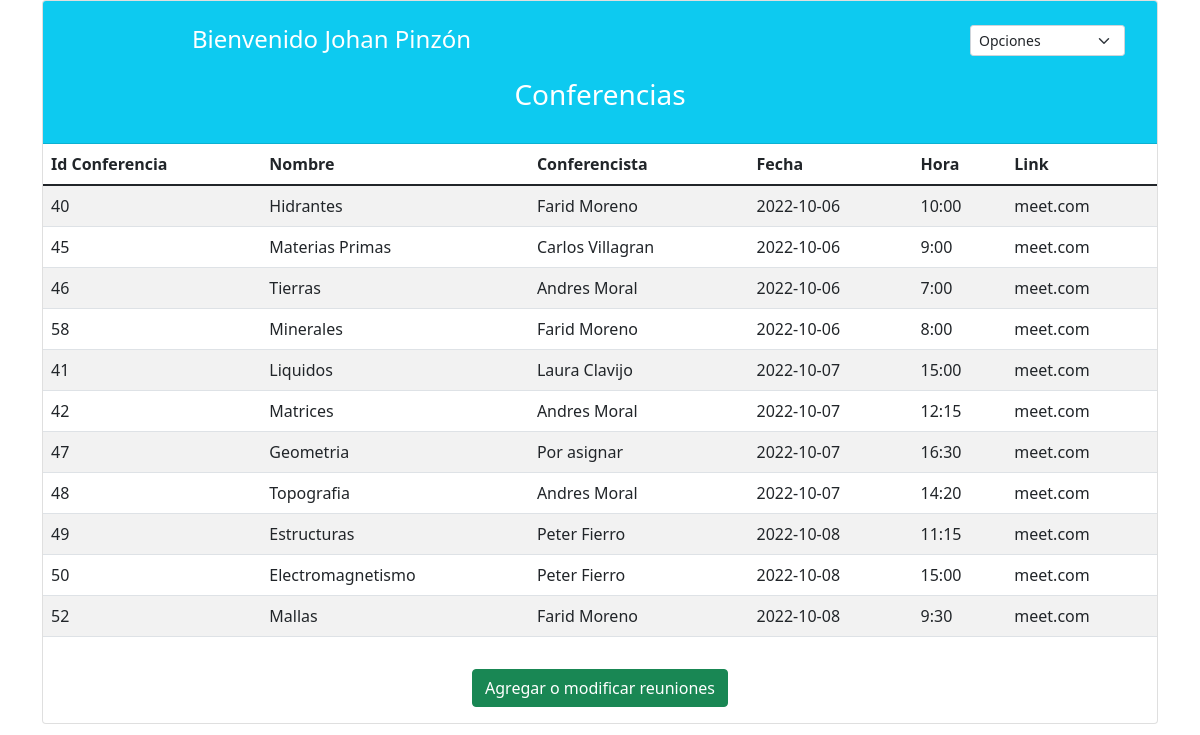
The app's page / (signed in) with its own data.
### tables this page shows
CREATE TABLE `conferencia` (
  `id_confer` int(11) NOT NULL,
  `nomb_c` varchar(45) DEFAULT NULL,
  `fecha_c` date DEFAULT NULL,
  `hora_c` varchar(45) DEFAULT NULL,
  `estado_c` int(1) DEFAULT NULL,
  `link_c` varchar(200) DEFAULT NULL,
  `id_conferencista` int(11) NOT NULL
);

CREATE TABLE `conferencista` (
  `id_conf` int(11) NOT NULL,
  `nomb_conf` varchar(45) DEFAULT NULL,
  `correo_c` varchar(45) DEFAULT NULL,
  `estado_co` int(1) NOT NULL
);

### index.php (the view, shortened to what this page needs)
<?php
include("./class/classc.php");
if ($_SESSION['correo_u']) {
  $correou = $_SESSION['correo_u'];
  $sql="select nomb_u from usuarios where correo_u='$correou'";
  $res=mysqli_query(Conectar::con(),$sql);
  $sql=mysqli_fetch_assoc($res);
  $idu=$sql;
  $var=json_encode($idu);
  $obj2 = json_decode($var);
  $usu=$obj2->{'nomb_u'};
  $sql5="select apel_u from usuarios where correo_u='$correou'";
  $res5=mysqli_query(Conectar::con(),$sql5);
  $sql5=mysqli_fetch_assoc($res5);
  $idu=$sql5;
  $var5=json_encode($idu);
  $obj2 = json_decode($var5);
  $apel=$obj2->{'apel_u'};
?>
  <!doctype html>
  <html lang="es">
  <head>
    <link rel="stylesheet" language="javascript" href="./bootstrap/css/bootstrap.min.css">
    <link rel="stylesheet" href="./sw/dist/sweetalert2.min.css">
  </head>
  <body onload="deshabilitaRetroceso()">
    <div class="container">
      <div class="card">
        <div class="card-header bg-info">
          <div class="card-body">
            <div class="row">
            <div class="col-md-6">
                <center>
                  <h4 class="text-white">Bienvenido <?php echo $usu." ".$apel; ?></h4>
              </div>
              <div class="col-md-4">
              </div>
              <div class="col-md-2 select">
                <select onChange=nav(this.value) name=combo1 class="form-select form-select-sm">
                  <option selected> Opciones </option>
                </select>
              </div>
              <div class="col-md-12">
              </div>
              <div class="col-md-12">
                <center>
                  <h3 class="text-white">Conferencias</h3>
                </center>
              </div>
            </div>
          </div>
        </div>
        <?php
        $conf = new Conferencia;
        $reg = $conf->ver_conf3($_SESSION['correo_u']);
        ?>
        <div>
          <form name="formselec" action="index.php" method="post">
            <table class="table table-striped">
              <thead>
                <tr>
                  <th>Id Conferencia</th>
                  <th>Nombre</th>
                  <th>Conferencista</th>
                  <th>Fecha</th>
                  <th>Hora</th>
                  <th>Link</th>
                </tr>
              </thead>
              <?php
              for ($i = 0; $i < count($reg); $i++) {
                echo "
                <tr>
                    <td>" . $reg[$i]['id_confer'] . "</td>
                    <td>" . $reg[$i]['nomb_c'] . "</td>
                    <td>" . $reg[$i]['nomb_conf'] . "</td>
                    <td>" . $reg[$i]['fecha_c'] . "</td>
                    <td>" . $reg[$i]['hora_c'] . "</td>
                    <td>" . $reg[$i]['link_c'] . "</td>
                ";
              ?>
                </tr>
              <?php
              } ?>
            </table>
            <div class="card-body">
              <div class="row">
                <div class="col-md-12">
                  <center><input type="button" value="Agregar o modificar reuniones" class="btn btn-success" title="Agregar" onclick="window.location='agregar_copy.php'"></center>
                </div>
              </div>
            </div>
          </form>
        </div>
      </div>
    </div>
  </body>
  </html>
<?php
}
?>

### class/classc.php (shortened to what this page needs)
<!doctype html>
<html lang="es">
<head>
  <link rel="stylesheet" language="javascript" href="./bootstrap/css/bootstrap.min.css">
  <link rel="stylesheet" href="./sw/dist/sweetalert2.min.css">
</head>
<body>
  <?php
  class Conectar
  {
    public static function con()
    {
      $link = mysqli_connect('localhost', 'root', '') or die("Error al conectar la BD" . mysqli_error($link));
      mysqli_select_db($link, 'congreso_');
      mysqli_query($link, "SET NAMES 'utf8'") or die("Error al seleccionar la BD" . mysqli_error($link));
      return $link;
    }
  }
  class Conferencia
  {
    private $conf;
    public function __construct()
    {
      $this->conf = array();
    }
    public function ver_conf3($correo)
    {
      $sql = "SELECT c.id_confer,c.nomb_c, cf.nomb_conf, c.fecha_c,c.hora_c, c.link_c
      FROM conferencia c, usuarios u, conferencista cf, conferencia_has_usuarios coh
      where c.id_confer=coh.Conferencia_id_confer and '$correo'=u.correo_u and coh.Usuarios_id_u=u.id_u
      and coh.Conferencia_id_conferencista=cf.id_conf ORDER BY c.fecha_c;";
      $res = mysqli_query(Conectar::con(), $sql);
      while ($row = mysqli_fetch_assoc($res)) {
        $this->conf[] = $row;
      }
      return $this->conf;
    }
  }
  ?>
</body>
</html>

### records on screen
conferencia: id_confer "40", nomb_c "Hidrantes", id_conferencista.nomb_conf "Farid Moreno", fecha_c "2022-10-06", hora_c "10:00", link_c "meet.com"
conferencia: id_confer "45", nomb_c "Materias Primas", id_conferencista.nomb_conf "Carlos Villagran", fecha_c "2022-10-06", hora_c "9:00", link_c "meet.com"
conferencia: id_confer "46", nomb_c "Tierras", id_conferencista.nomb_conf "Andres Moral", fecha_c "2022-10-06", hora_c "7:00", link_c "meet.com"
conferencia: id_confer "58", nomb_c "Minerales", id_conferencista.nomb_conf "Farid Moreno", fecha_c "2022-10-06", hora_c "8:00", link_c "meet.com"
conferencia: id_confer "41", nomb_c "Liquidos", id_conferencista.nomb_conf "Laura Clavijo", fecha_c "2022-10-07", hora_c "15:00", link_c "meet.com"
conferencia: id_confer "42", nomb_c "Matrices", id_conferencista.nomb_conf "Andres Moral", fecha_c "2022-10-07", hora_c "12:15", link_c "meet.com"
conferencia: id_confer "47", nomb_c "Geometria", id_conferencista.nomb_conf "Por asignar", fecha_c "2022-10-07", hora_c "16:30", link_c "meet.com"
conferencia: id_confer "48", nomb_c "Topografia", id_conferencista.nomb_conf "Andres Moral", fecha_c "2022-10-07", hora_c "14:20", link_c "meet.com"
conferencia: id_confer "49", nomb_c "Estructuras", id_conferencista.nomb_conf "Peter Fierro", fecha_c "2022-10-08", hora_c "11:15", link_c "meet.com"
conferencia: id_confer "50", nomb_c "Electromagnetismo", id_conferencista.nomb_conf "Peter Fierro", fecha_c "2022-10-08", hora_c "15:00", link_c "meet.com"
conferencia: id_confer "52", nomb_c "Mallas", id_conferencista.nomb_conf "Farid Moreno", fecha_c "2022-10-08", hora_c "9:30", link_c "meet.com"

### other values on screen
$usu "Johan"
$apel "Pinzón"
